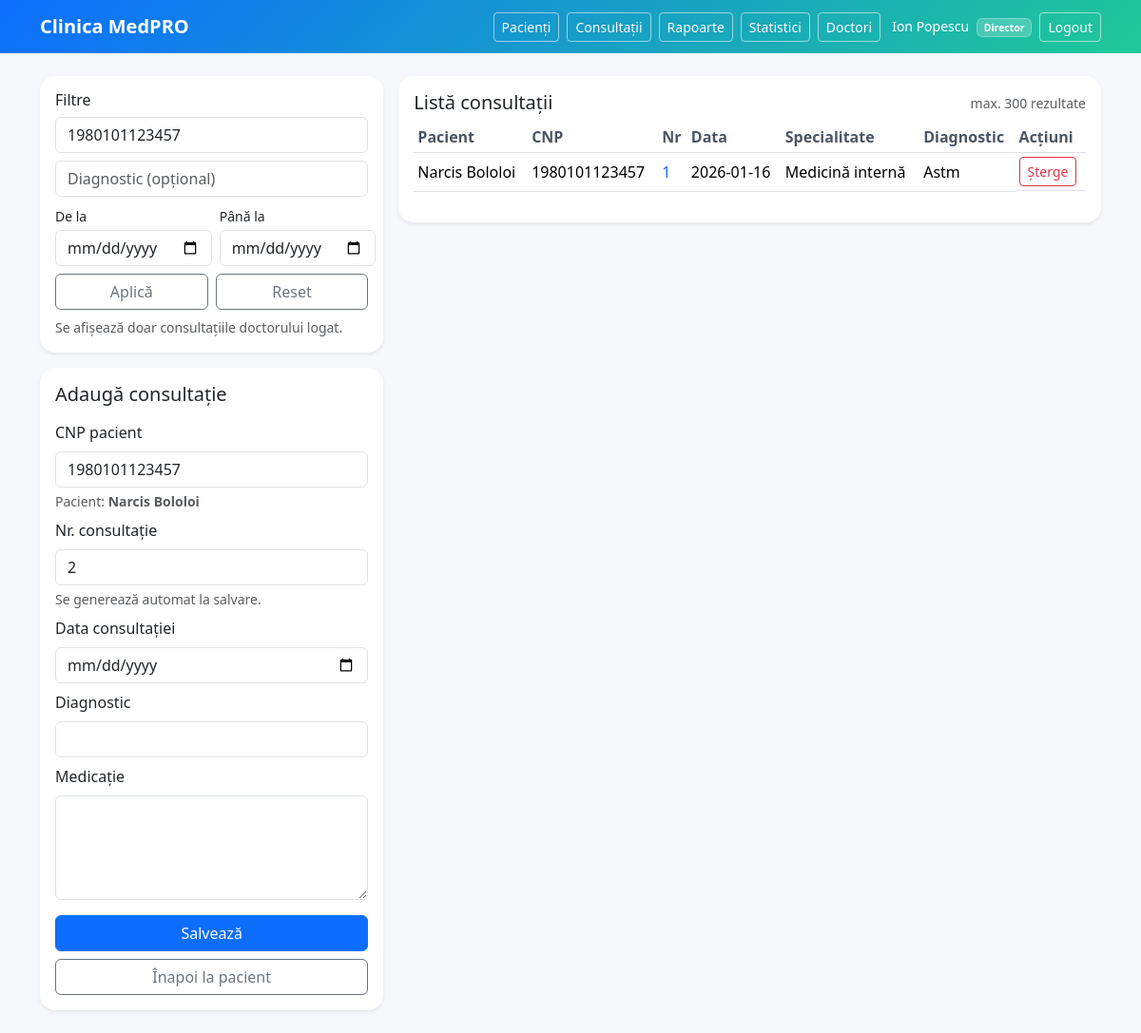
The page /public/consultatii.php?cnp=1980101123457 (signed in) on the database its author committed.
### tables this page shows
CREATE TABLE IF NOT EXISTS `pacienti` (
  `cnp` char(13) NOT NULL,
  `nume` varchar(60) NOT NULL,
  `prenume` varchar(60) NOT NULL,
  `adresa` varchar(255) NOT NULL,
  `data_nasterii` date NOT NULL,
  `sex` enum('M','F') NOT NULL,
  `varsta` int NOT NULL,
  `email` varchar(120) NOT NULL,
  `telefon` varchar(30) NOT NULL,
  `created_at` timestamp NULL DEFAULT CURRENT_TIMESTAMP,
  PRIMARY KEY (`cnp`)
);

CREATE TABLE IF NOT EXISTS `consultatii` (
  `id` int NOT NULL AUTO_INCREMENT,
  `cnp_pacient` char(13) NOT NULL,
  `nr_consultatie` int NOT NULL,
  `data_consultatie` date NOT NULL,
  `diagnostic` varchar(255) NOT NULL,
  `medicamentatie` text NOT NULL,
  `doctor_id` int NOT NULL,
  `specialitate_id` int NOT NULL,
  `created_at` timestamp NULL DEFAULT CURRENT_TIMESTAMP,
  PRIMARY KEY (`id`),
  UNIQUE KEY `uq_pacient_nr` (`cnp_pacient`,`nr_consultatie`),
  KEY `fk_consultatii_doctori` (`doctor_id`),
  KEY `fk_consultatii_specialitati` (`specialitate_id`)
);

CREATE TABLE IF NOT EXISTS `specialitati` (
  `id` int NOT NULL AUTO_INCREMENT,
  `nume` varchar(100) NOT NULL,
  PRIMARY KEY (`id`),
  UNIQUE KEY `nume` (`nume`)
);

### app/helpers.php (called while the page is built, shortened)
<?php
function e(string $s): string {
  return htmlspecialchars($s, ENT_QUOTES, 'UTF-8');
}

### app/db.php (called while the page is built, shortened)
<?php
function db(): PDO {
  static $pdo = null;
  if ($pdo) return $pdo;
  $cfg = require __DIR__ . '/config.php';
  $db = $cfg['db'];
  $dsn = "mysql:host={$db['host']};dbname={$db['name']};charset={$db['charset']}";
  $pdo = new PDO($dsn, $db['user'], $db['pass'], [
    PDO::ATTR_ERRMODE => PDO::ERRMODE_EXCEPTION,
    PDO::ATTR_DEFAULT_FETCH_MODE => PDO::FETCH_ASSOC,
  ]);
  return $pdo;
}

### public/consultatii.php (the view, shortened to what this page needs)
<?php
require_once __DIR__ . '/../app/db.php';
require_once __DIR__ . '/../app/helpers.php';
require_once __DIR__ . '/../app/layout.php';
$u = auth_user();
$doctorId = (int)$u['id'];
$prefillCnp = trim((string)($_GET['cnp'] ?? ''));
$prefillPacient = null;
if ($prefillCnp !== '') {
  $ps = db()->prepare("SELECT cnp, nume, prenume FROM pacienti WHERE cnp = :cnp");
  $ps->execute([':cnp' => $prefillCnp]);
  $prefillPacient = $ps->fetch() ?: null;
}
$editConsult = null;
$isEdit = (bool)$editConsult;
$nextNr = '';
if (!$isEdit && $prefillCnp !== '') {
  $ms = db()->prepare("SELECT COALESCE(MAX(nr_consultatie), 0) AS m FROM consultatii WHERE cnp_pacient = :cnp");
  $ms->execute([':cnp' => $prefillCnp]);
  $nextNr = (string)(((int)($ms->fetch()['m'] ?? 0)) + 1);
}
$cnpFilter = trim((string)($_GET['cnp'] ?? ''));
$diagFilter = trim((string)($_GET['diag'] ?? ''));
$dateFrom = trim((string)($_GET['from'] ?? ''));
$dateTo = trim((string)($_GET['to'] ?? ''));
$where = ["c.doctor_id = :did"];
$params = [':did' => $doctorId];
if ($cnpFilter !== '') {
  $where[] = "c.cnp_pacient LIKE :cnp";
  $params[':cnp'] = "%$cnpFilter%";
}
$sql = "
  SELECT
    c.*,
    p.nume AS p_nume,
    p.prenume AS p_prenume,
    s.nume AS specialitate
  FROM consultatii c
  JOIN pacienti p ON p.cnp = c.cnp_pacient
  JOIN specialitati s ON s.id = c.specialitate_id
  WHERE " . implode(" AND ", $where) . "
  ORDER BY c.data_consultatie DESC, c.id DESC
  LIMIT 300
";
$list = db()->prepare($sql);
$list->execute($params);
$consultatii = $list->fetchAll();
function val(?array $row, string $key): string {
  return e((string)($row[$key] ?? ''));
}
?>
<div class="row g-3">
  <div class="col-lg-4">
    <div class="card shadow-sm mb-3">
      <div class="card-body">
        <h2 class="h6 mb-2">Filtre</h2>
        <form method="get" class="vstack gap-2">
          <input name="cnp" value="<?= e($cnpFilter) ?>" class="form-control" placeholder="CNP pacient (opțional)">
          <input name="diag" value="<?= e($diagFilter) ?>" class="form-control" placeholder="Diagnostic (opțional)">
          <div class="d-flex gap-2">
            <div class="w-50">
              <label class="form-label small mb-1">De la</label>
              <input type="date" name="from" value="<?= e($dateFrom) ?>" class="form-control">
            </div>
            <div class="w-50">
              <label class="form-label small mb-1">Până la</label>
              <input type="date" name="to" value="<?= e($dateTo) ?>" class="form-control">
            </div>
          </div>
          <div class="d-flex gap-2">
            <button class="btn btn-outline-secondary w-50">Aplică</button>
            <a class="btn btn-outline-secondary w-50" href="/clinica/public/consultatii.php">Reset</a>
          </div>
        </form>
        <div class="form-text mt-2">
          Se afișează doar consultațiile doctorului logat.
        </div>
      </div>
    </div>
    <div class="card shadow-sm">
      <div class="card-body">
        <h2 class="h5 mb-3"><?= $isEdit ? 'Editează consultație' : 'Adaugă consultație' ?></h2>
        <form method="post">
          <div class="mb-2">
            <label class="form-label">CNP pacient</label>
            <input name="cnp_pacient"
                   class="form-control"
                   required
                   value="<?= $isEdit ? val($editConsult, 'cnp_pacient') : e($prefillCnp) ?>"
                   <?= ($prefillCnp !== '' || $isEdit) ? 'readonly' : '' ?>>
            <?php if (($prefillCnp !== '' || $isEdit) && $prefillPacient): ?>
              <div class="form-text">
                Pacient: <b><?= e($prefillPacient['prenume'].' '.$prefillPacient['nume']) ?></b>
              </div>
            <?php else: ?>
              <div class="form-text">Pacientul trebuie să existe deja în “Pacienți”.</div>
            <?php endif; ?>
          </div>
          <div class="mb-2">
            <label class="form-label">Nr. consultație</label>
            <?php if ($isEdit): ?>
              <input type="number" class="form-control" value="<?= val($editConsult, 'nr_consultatie') ?>" readonly>
              <div class="form-text">Numărul nu se modifică (se generează automat la creare).</div>
            <?php else: ?>
              <input type="number" class="form-control" value="<?= e($nextNr) ?>" readonly>
              <div class="form-text">Se generează automat la salvare.</div>
            <?php endif; ?>
          </div>
          <div class="mb-2">
            <label class="form-label">Data consultației</label>
            <input type="date" name="data_consultatie" class="form-control" required
                   value="<?= val($editConsult, 'data_consultatie') ?>">
          </div>
          <div class="mb-2">
            <label class="form-label">Diagnostic</label>
            <input name="diagnostic" class="form-control" required
                   value="<?= val($editConsult, 'diagnostic') ?>">
          </div>
          <div class="mb-3">
            <label class="form-label">Medicație</label>
            <textarea name="medicamentatie" class="form-control" rows="4" required><?= val($editConsult, 'medicamentatie') ?></textarea>
          </div>
          <button class="btn btn-primary w-100"><?= $isEdit ? 'Actualizează' : 'Salvează' ?></button>
          <?php if ($prefillCnp !== '' && !$isEdit): ?>
            <a class="btn btn-outline-secondary w-100 mt-2"
               href="/clinica/public/pacienti.php?edit=<?= urlencode($prefillCnp) ?>">
              Înapoi la pacient
            </a>
          <?php endif; ?>
        </form>
      </div>
    </div>
  </div>
  <div class="col-lg-8">
    <div class="card shadow-sm">
      <div class="card-body">
        <div class="d-flex justify-content-between align-items-center mb-2">
          <h2 class="h5 mb-0">Listă consultații</h2>
          <div class="text-muted small">max. 300 rezultate</div>
        </div>
        <div class="table-responsive">
          <table class="table table-sm align-middle">
            <thead>
              <tr>
                <th>Pacient</th>
                <th>CNP</th>
                <th>Nr</th>
                <th>Data</th>
                <th>Specialitate</th>
                <th>Diagnostic</th>
                <th>Acțiuni</th>
              </tr>
            </thead>
            <tbody>
            <?php foreach ($consultatii as $c): ?>
              <tr>
                <td><?= e($c['p_prenume'].' '.$c['p_nume']) ?></td>
                <td><?= e($c['cnp_pacient']) ?></td>
                <td>
                  <a class="text-decoration-none"
                     href="/clinica/public/consultatii.php?edit=<?= (int)$c['id'] ?>">
                    <?= e((string)$c['nr_consultatie']) ?>
                  </a>
                </td>
                <td><?= e($c['data_consultatie']) ?></td>
                <td><?= e($c['specialitate']) ?></td>
                <td><?= e($c['diagnostic']) ?></td>
                <td class="d-flex gap-2">
                  <form method="post" onsubmit="return confirm('Sigur ștergi consultația?');">
                    <button class="btn btn-sm btn-outline-danger">Șterge</button>
                  </form>
                </td>
              </tr>
            <?php endforeach; ?>
            </tbody>
          </table>
        </div>
      </div>
    </div>
  </div>
</div>

### app/layout.php (style rules this page uses)
:root { --bg: #f6f8fb; --brand1: #0d6efd; --brand2: #20c997; }
body { background: var(--bg); }
.card { border: none; border-radius: 1rem; box-shadow: 0 12px 30px rgba(0,0,0,0.08); }
.table thead th { color: #4b5563; font-weight: 600; }

### rows shown on the page
pacienti: prenume+nume "Narcis Bololoi"
consultatii: pacienti.prenume+nume "Narcis Bololoi", cnp_pacient "1980101123457", nr_consultatie "1", data_consultatie "2026-01-16", specialitati.nume "Medicină internă", diagnostic "Astm"
